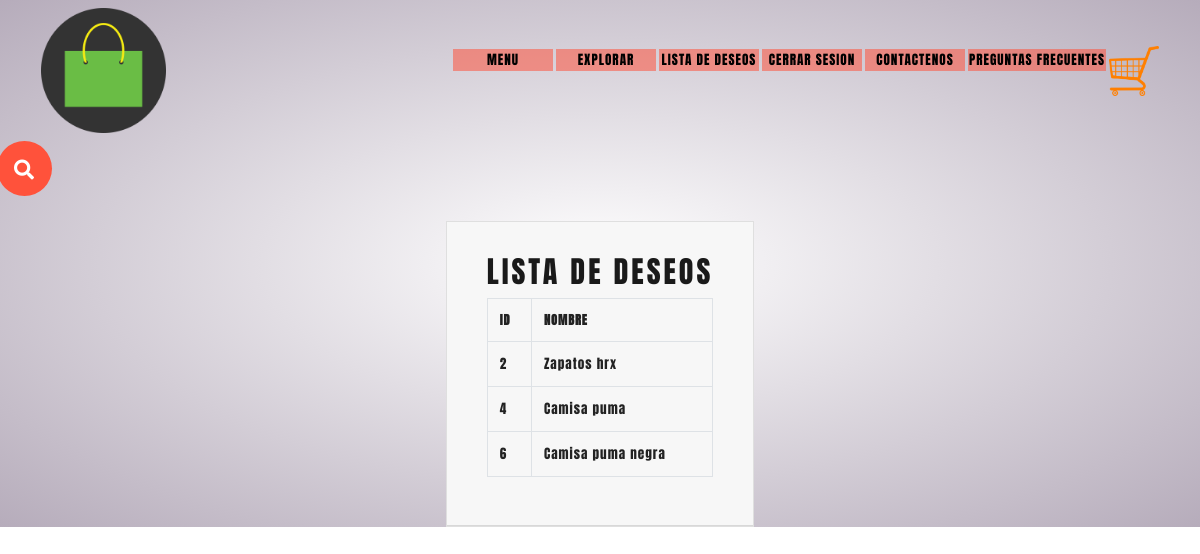
Screenshot of /lista_deseos/1 (signed in) with the database file from the repository.
### app.py (models this page shows)
class Producto(db.Model):
    id = db.Column(db.Integer, primary_key=True)
    nombre = db.Column(db.String(200))
    precio = db.Column(db.String(200))
    caracteristicas = db.Column(db.String(500))
    imagen = db.Column(db.String(500))
    usuario_id = db.Column(db.Integer, ForeignKey('usuario.id'))
    admin_id = db.Column(db.Integer, ForeignKey('admin.id'))
    super_id = db.Column(db.Integer, ForeignKey('super.id'))

### app.py (the view)
@app.route('/lista_deseos/<int:id>',methods=['GET'])
@login_required
def lista_deseos(id):
    usuario = Usuario.query.get(id)
    productos = Producto.query.all()
    return render_template('gestor_Deseos/listar_Deseo.html', usuario=usuario, productos=productos, id = id)

### app.py (called while the page is built)
@login_manager.user_loader
def get(id):
    return Usuario.query.get(id) or Super.query.get(id) or Admin.query.get(id)

### templates/gestor_Deseos/listar_Deseo.html (shortened to what this page needs)
<!DOCTYPE html>
<html lang="en">
<head>
    <link rel="stylesheet" href="https://stackpath.bootstrapcdn.com/bootswatch/4.3.1/lux/bootstrap.min.css">
    <link rel="stylesheet" href="https://bootswatch.com/4/yeti/bootstrap.min.css">
    <link rel="stylesheet" href="../../static/styles/style_index.css">
    <link rel="stylesheet" href="https://use.fontawesome.com/releases/v5.6.3/css/all.css">
</head>
<body>
    <div class="header">
        <div class="container">
            <div class="navbar">
                <div class="logo">
                    <img src="../../static/docs/logo.jpg" width="125px">
                </div id="desplegable">
                <nav>
                    <ul>
                        <ul id="menu">
                            <li><a href="/menulogin">Menu</a></li>
                            <li><a href="/productslog">Explorar</a></li>
                            <li><a href="/lista_deseos">Lista De Deseos</a></li>
                            <li><a href="/logout">Cerrar Sesion</a></li>
                            <li><a href="/contactslog">Contactenos</a></li>
                            <li><a href="/preguntaslog">Preguntas Frecuentes</a></li>
                        </ul>
                    </ul>
                </nav>
                <a href="https://mail.google.com/mail/u/0/"><img src="../../static/docs/cart.png" width="50px" height="50px"></a>
            </div>
        </div>
        <div class="buscar">
            <div class="boton">
                <i class="fas fa-search"></i>
            </div>
        </div>
        <div class="small-container  single-product">
            <div class="row">
                <div class="col-xs-4 offset-xs-4 my-auto">
                    <div class="card">
                        <div class="card-header">
                            <div class="card-body ">
                                <h2>Lista De Deseos</h2>
                                <table class="table table-bordered">
                                    <tr>
                                        <th>ID</th>
                                        <th>Nombre</th>
                                    </tr>
                                    {% for producto in productos %}
                                    <tr>{% if producto.usuario_id == usuario.id%}
                                        <td>{{producto.id}}</td>
                                        <td>{{producto.nombre}}</td>
                                        {% endif %}
                                    </tr>
                                    {% endfor %}
                                </table>
                            </div>
                        </div>
                    </div>
                </div>
            </div>
        </div>
    </div>
</body>
</html>

### static/styles/style_index.css (style rules this page uses)
* { margin: 0; padding: 0; box-sizing: border-box; }
.navbar { display: flex; }
body { font-family: 'Anton', sans-serif; }
nav { flex: 1; text-align: right; }
nav ul { display: inline-block; list-style-type: none; }
nav ul li { display: inline-block; margin-right: 3px; }
a { text-decoration: none; color: #555; }
.container { max-width: 1300px; margin: auto; padding-left: 25px; padding-right: 25px; }
.row { display: flex; align-items: center; flex-wrap: wrap; justify-content: space-around; }
.header { background: radial-gradient(#fff, #b6acbb); }
.header .row { margin-top: 70px; }
#menu li>a { background-color: #ff523b8a; color: #000; padding: 1px; display: block; text-decoration: none; min-width: 100px; }
#menu>li { float: left; text-align: center }
.small-container { max-width: 1080px; margin: auto; padding-left: 25px; padding-right: 25px; }
.single-product { margin-top: 80px; }
.buscar { position: absolute; padding: 5px; }
.boton { position: absolute; top: 0; right: 0; background: #ff523b; width: 55px; height: 55px; line-height: 55px; text-align: center; color: white; font-size: 20px; border-radius: 50%; cursor: pointer; }

### rows the page displays
Producto: id "2", nombre "Zapatos hrx"
Producto: id "4", nombre "Camisa puma"
Producto: id "6", nombre "Camisa puma negra"
